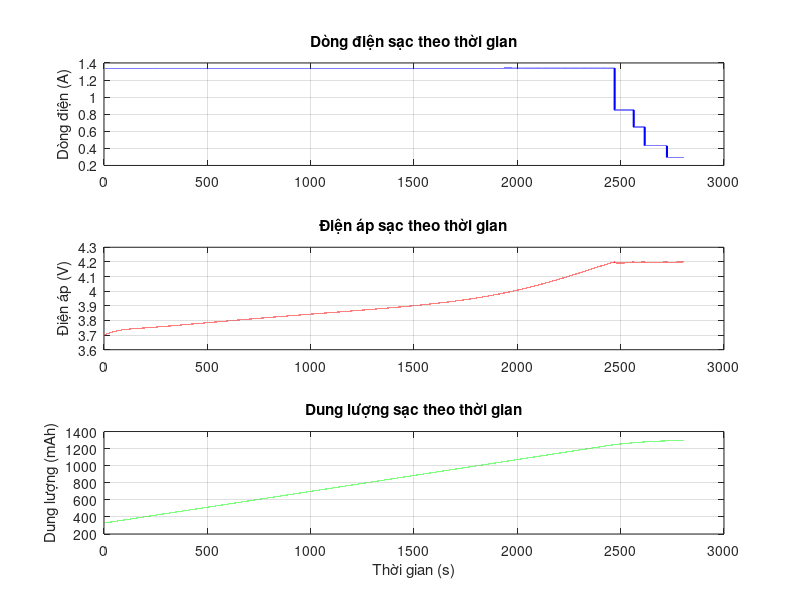

Source code (MATLAB): (Note: this script raises an error after producing the figure.)
function simulate_charge

    % ================= THÔNG SỐ BAN ĐẦU =================
    U_cutoff = 4.2;
    Q0 = 1310 * 3.6;            % Dung lượng danh định (Coulomb)
    h = 0.01;                   % bước mô phỏng (s)
    t_max = 10000;              % thời gian mô phỏng tối đa (s)
    SoC_initial = 0.25;

    % Tạo I_pattern với I3 hiện tại
    I_pattern = [1.34 0.85 0.65 0.43 0.292];

    % ================= KHỞI TẠO DỮ LIỆU =================
    N = t_max / h;
    Qk = SoC_initial * Q0;
    Ucpk = 0;
    state = 1;
    time = 0;

    % Mảng lưu dữ liệu để vẽ
    t_array = zeros(1, N);
    I_array = zeros(1, N);
    U_array = zeros(1, N);
    Q_array = zeros(1, N);

    for k = 1:N
        tk = k * h;
        Ik = I_pattern(state);

        % Tính Qk (Coulomb)
        Qk = Qk + Ik * h;

        % Tính SoC
        SoCk = Qk / Q0;

    % ======= Tham số từ mô hình mới =======
    OCVk = 49.6031746023540*SoCk^7 - 242.777777773998*SoCk^6 + 482.055555548292*SoCk^5 - 502.200854693335*SoCk^4 ...
         + 296.925106833103*SoCk^3 - 99.8582591282089*SoCk^2 + 18.1649483180672*SoCk + 2.28813333335377;

    R0k = -26.2660619798791*SoCk^7 + 109.918871250115*SoCk^6 - 190.459259255377*SoCk^5 + 176.529168358619*SoCk^4 ...
        - 94.1353744381275*SoCk^3 + 28.7364437012291*SoCk^2 - 4.63111345741627*SoCk + 0.316849947080660;

    Rpk = -112.726962371470*SoCk^7 + 475.810770562890*SoCk^6 - 842.118461482113*SoCk^5 + 809.705712601971*SoCk^4 ...
        - 456.246715583578*SoCk^3 + 150.407513925579*SoCk^2 - 26.8229600074291*SoCk + 2.01162779560696;

    Cpk = 13569519.4166240*SoCk^7 - 57373648.2501548*SoCk^6 + 100336200.459128*SoCk^5 - 93667153.1333908*SoCk^4 ...
        + 50177303.8496861*SoCk^3 - 15362475.1852170*SoCk^2 + 2483348.92751907*SoCk - 161291.986997137;

        % RC song song
        Ucpk = Ucpk + h * (-Ucpk / (Rpk * Cpk) + Ik / Cpk);

        % Điện áp pin
        U_tk = OCVk + R0k * Ik + Ucpk;

        % Lưu dữ liệu
        t_array(k) = tk;
        I_array(k) = Ik;
        U_array(k) = U_tk;
        Q_array(k) = Qk / 3.6;  % đổi sang mAh

        % MSCC logic
        if U_tk >= U_cutoff
            state = state + 1;
        end

        if state > 5
            time = tk;
            break;
        end
    end

    % ================= VẼ ĐỒ THỊ =================
    figure();
    
    subplot(3,1,1);
    plot(t_array(1:k), I_array(1:k), 'b', 'LineWidth', 1.5);
    ylabel('Dòng điện (A)');
    title('Dòng điện sạc theo thời gian');
    grid on;

    subplot(3,1,2);
    plot(t_array(1:k), U_array(1:k), 'r', 'LineWidth', 1.5);
    ylabel('Điện áp (V)');
    title('Điện áp sạc theo thời gian');
    grid on;

    subplot(3,1,3);
    plot(t_array(1:k), Q_array(1:k), 'g', 'LineWidth', 1.5);
    xlabel('Thời gian (s)');
    ylabel('Dung lượng (mAh)');
    title('Dung lượng sạc theo thời gian');
    grid on;

    % In kết quả
    fprintf('Thời gian sạc kết thúc: %.2f giây\n', time);
    fprintf('Dung lượng sạc được: %.2f mAh\n', Q_array(k));

    % ================= XUẤT DỮ LIỆU RA EXCEL =================
    % Cắt dữ liệu đến thời điểm k (kết thúc sạc)
    t_data = t_array(1:k)';
    I_data = I_array(1:k)';
    U_data = U_array(1:k)';
    Q_data = Q_array(1:k)';

    % ---- THIẾT LẬP BƯỚC LƯU ----
    save_step = 1;   % đơn vị: giây (có thể đổi sang 0.5, 2, 5,...)

    % Chỉ lấy dữ liệu tại các thời điểm bội số của save_step
    idx = abs(mod(t_data, save_step)) < 1e-9; 
    t_data = t_data(idx);
    I_data = I_data(idx);
    U_data = U_data(idx);
    Q_data = Q_data(idx);

    % Tạo bảng
    T = table(t_data, I_data, U_data, Q_data, ...
              'VariableNames', {'Time_s','Current_A','Voltage_V','Capacity_mAh'});

    % Tên file
    filename = 'MSCC_results.xlsx';

    % ---- XÓA FILE CŨ NẾU TỒN TẠI ----
    if isfile(filename)
        delete(filename);
        fprintf('Đã xoá file cũ: %s\n', filename);
    end

    % Xuất ra file Excel
    writetable(T, filename);
    fprintf('Dữ liệu (mỗi %.2f giây) đã được lưu vào file: %s\n', save_step, filename);

end
